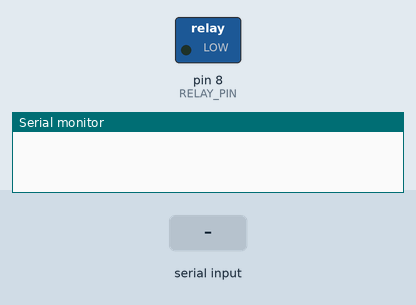
A sketch run on a simulated Arduino Uno, built with avr-gcc and run on an emulated ATmega328P. On the bench: switched loads named in the sketch (green lamp = pin HIGH), the last lines printed to the serial monitor. The test bench sets the inputs (shaded band).

Above: at 1.2 s.
1.3 s: "1" received over Serial
At 1.7 s:
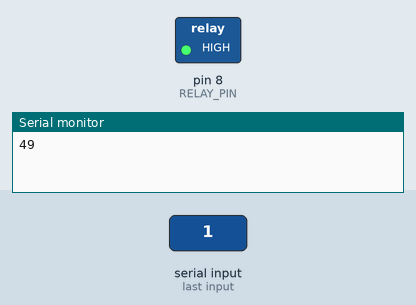
Timing chart, 0 to 4.3 s (numbered marks = the images above; inputs shaded):
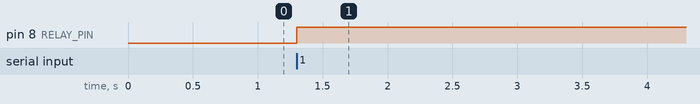

The sketch:

relay-test.ino
```cpp
#define RELAY_PIN  8 // Some damn problem when i use 13, switched to 8 which works!


void setup(){

   /* Setup Serial */
   Serial.begin(9600);
   pinMode(RELAY_PIN, OUTPUT);
   digitalWrite(RELAY_PIN, 0);  // switch on LED
   delay(10);

}

void loop(){

 if (Serial.available()) {

    //read serial as ascii integer
    int ser = Serial.read();
    //Print the value in the serial monitor
    Serial.println(ser);

     if(ser == 49){
      //The ascii equivilent of numbers 0 - 9 are 48 - 57
      // sending 1 on serial will toggle between states.
      triggerState();
     }

  }

}

void triggerState(){
  if (digitalRead(RELAY_PIN) == LOW)
  {
    digitalWrite(RELAY_PIN, 1);
  } else {
    digitalWrite(RELAY_PIN, 0);
  }
}
```

Measured:
- after the input at 1.3 s, pin 8 (RELAY_PIN): LOW → HIGH at once
